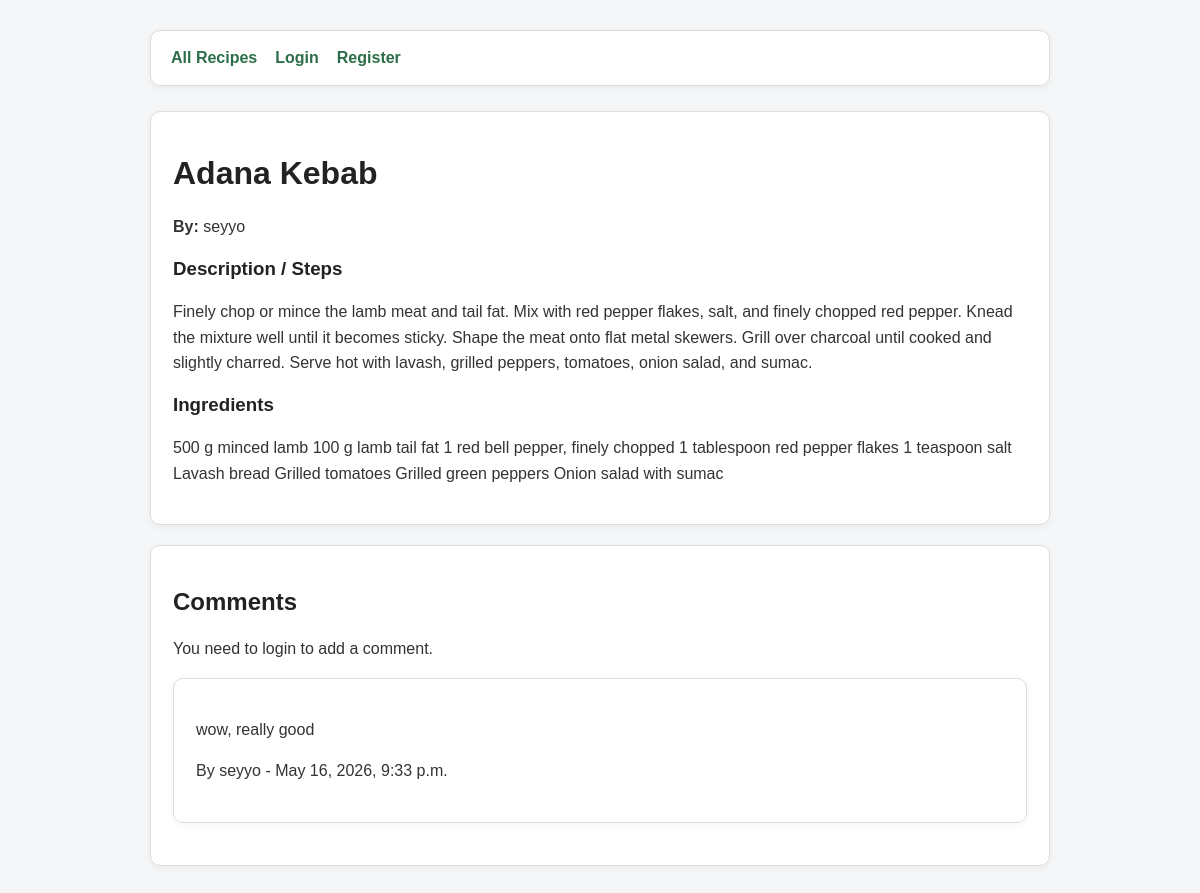
The app's page /recipe/2/ with its own data.
### recipes/models.py (models this page shows, shortened)
class Recipe(models.Model):
    title = models.CharField(max_length=100)
    description = models.TextField()
    ingredients = models.TextField()
    author = models.ForeignKey(User, on_delete=models.CASCADE)
    created_at = models.DateTimeField(auto_now_add=True)

class Comment(models.Model):
    recipe = models.ForeignKey(Recipe, on_delete=models.CASCADE)
    author = models.ForeignKey(User, on_delete=models.CASCADE)
    text = models.TextField()
    created_at = models.DateTimeField(auto_now_add=True)

### recipes/views.py (the view)
# urls.py: path('recipe/<int:recipe_id>/', views.recipe_detail, name='recipe_detail'),
def recipe_detail(request, recipe_id):
    recipe = Recipe.objects.get(id=recipe_id)
    comments = Comment.objects.filter(recipe=recipe).order_by('-created_at')
    return render(request, 'recipe_detail.html', {
        'recipe': recipe,
        'comments': comments
    })

### templates/recipe_detail.html (shortened to what this page needs)
{% extends 'base.html' %}
{% block content %}
<div class="box">
    <h1>{{ recipe.title }}</h1>
    <p><b>By:</b> {{ recipe.author.username }}</p>
    <h3>Description / Steps</h3>
    <p>{{ recipe.description }}</p>
    <h3>Ingredients</h3>
    <p>{{ recipe.ingredients }}</p>
</div>
<div class="box">
    <h2>Comments</h2>
    {% if user.is_authenticated %}
        <form method="POST" action="{% url 'add_comment' recipe.id %}">
            {% csrf_token %}
            <textarea name="text" rows="4" placeholder="Write a comment"></textarea>
            <button type="submit">Add Comment</button>
        </form>
    {% else %}
        <p>You need to login to add a comment.</p>
    {% endif %}
    {% for comment in comments %}
        <div class="box">
            <p>{{ comment.text }}</p>
            <p>By {{ comment.author.username }} - {{ comment.created_at }}</p>
        </div>
    {% empty %}
        <p>No comments yet.</p>
    {% endfor %}
</div>
{% endblock %}

### templates/base.html (style rules this page uses)
body { font-family: Arial, sans-serif; margin: 0; padding: 0; background-color: #f4f6f8; color: #333; }
.box { background-color: white; padding: 22px; border: 1px solid #ddd; border-radius: 10px; margin-bottom: 20px; box-shadow: 0 2px 8px rgba(0, 0, 0, 0.05); }
h1, h2, h3 { color: #222; }
p { line-height: 1.6; }

### records on screen
Recipe: title "Adana Kebab", author.username "seyyo", description "Finely chop or mince the lamb meat and tail fat. Mix with red pepper flakes, salt, and finely chopped red pepper. Knead the mixture well until it becomes sticky. Shape the meat onto flat metal skewers. Grill over charcoal until cooked and slightly charred. Serve hot with lavash, grilled peppers, tomatoes, onion salad, and sumac.", ingredients "500 g minced lamb 100 g lamb tail fat 1 red bell pepper, finely chopped 1 tablespoon red pepper flakes 1 teaspoon salt Lavash bread Grilled tomatoes Grilled green peppers Onion salad with sumac"
Comment: text "wow, really good", author.username "seyyo", created_at "May 16, 2026, 9:33 p.m."
